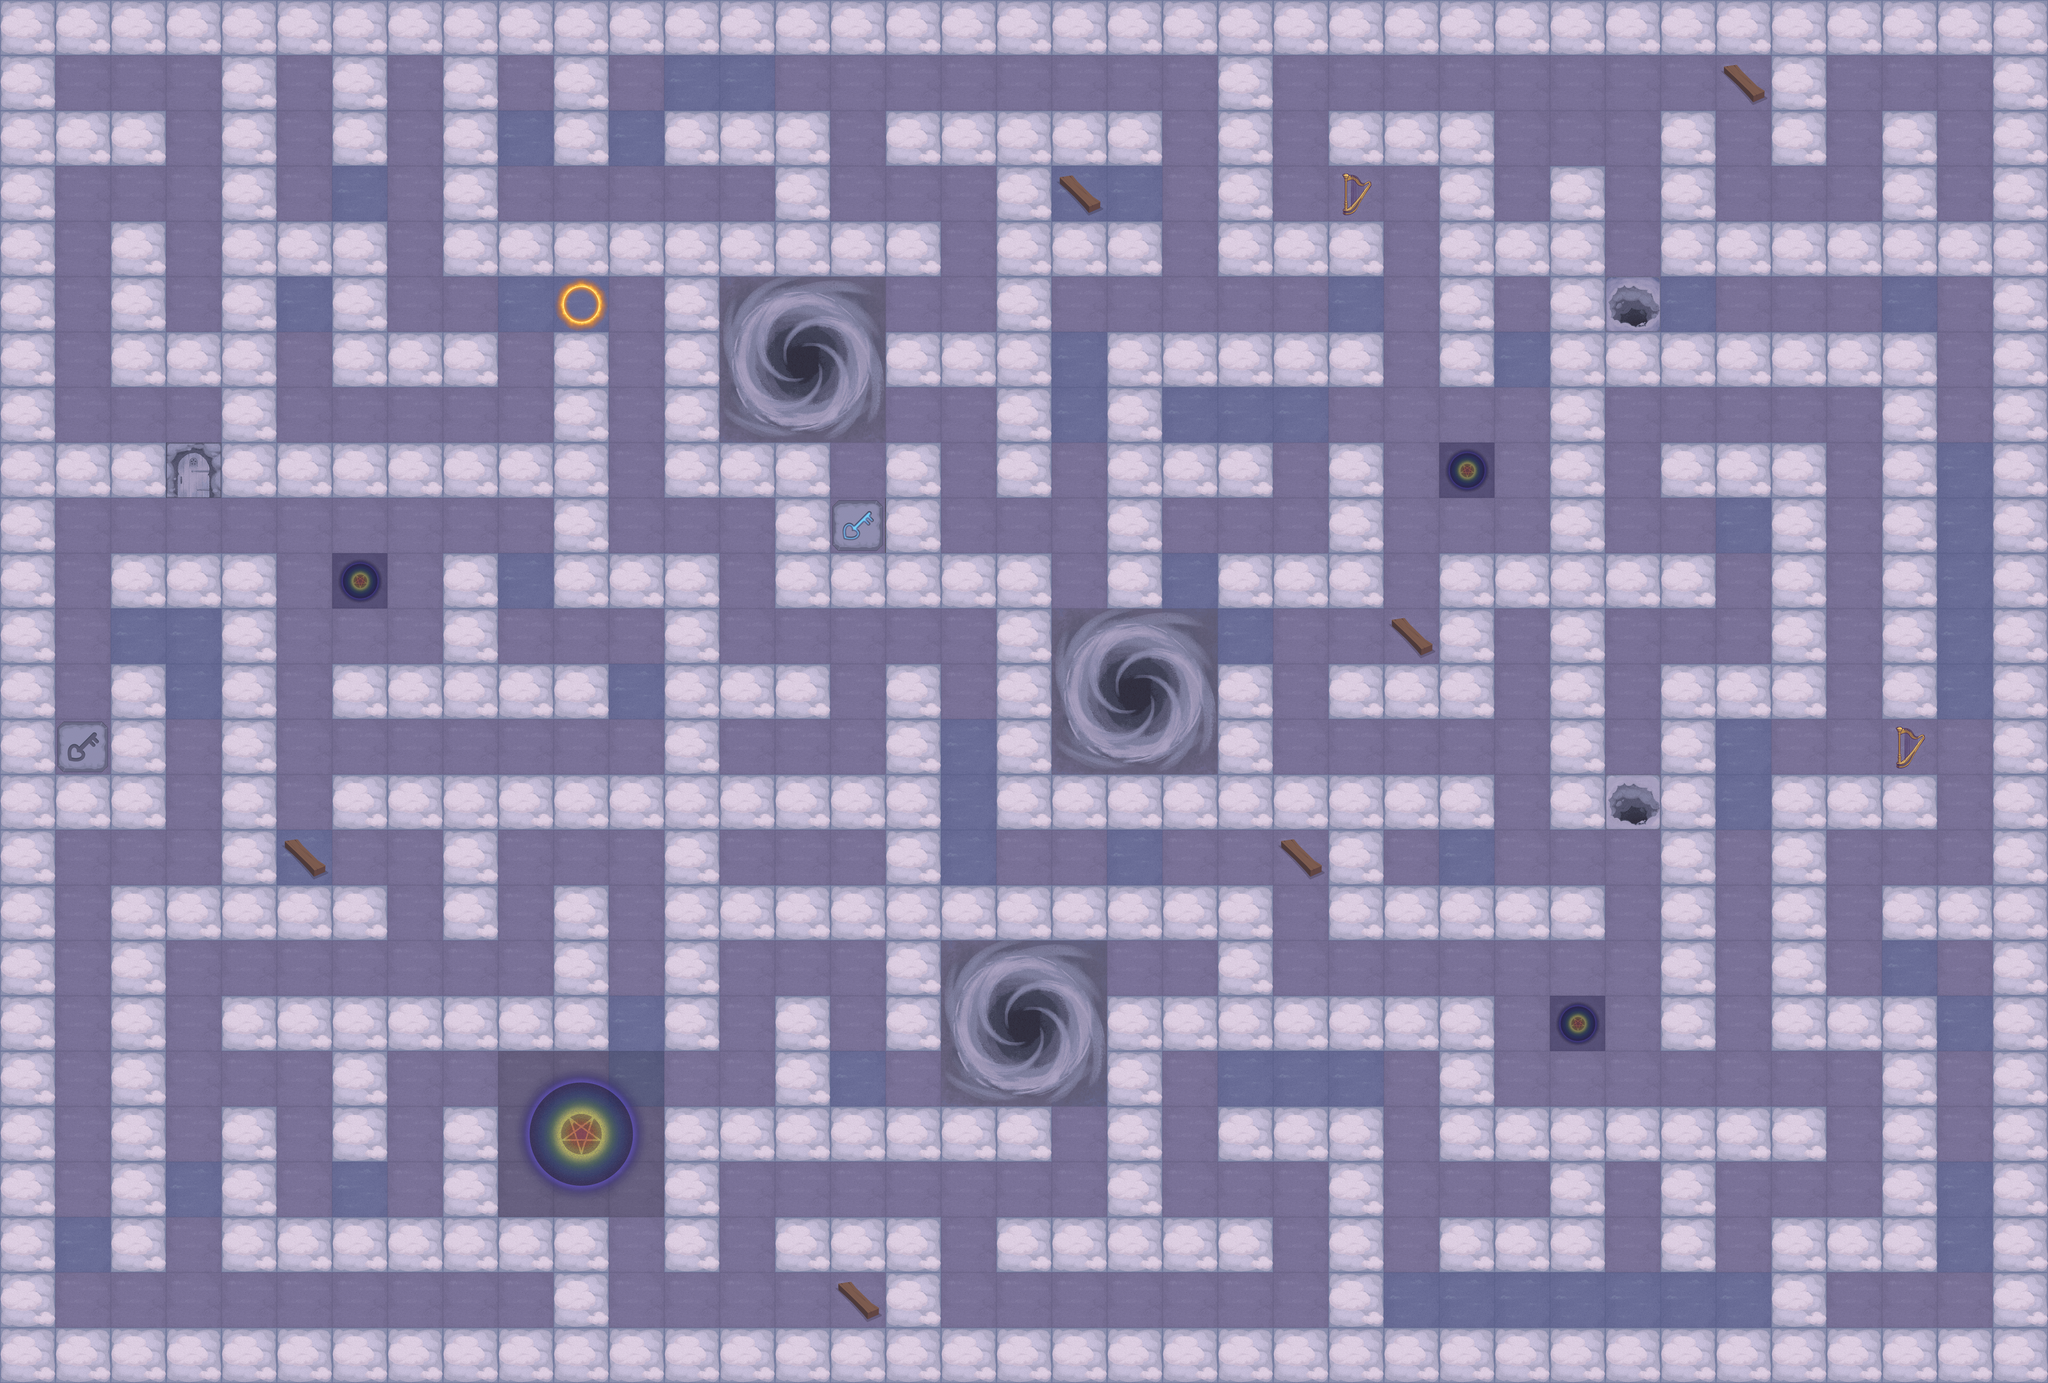

This is a level from a 2D game, rendered from its Tiled map with the project's own tilesets. A one-line summary and the map file follow, with tile-layer data summarised:
An orthogonal 37x25 tile map with 144x144 px tiles, 7 tile layers (wall, lawn, sence, monster, ...), 4 tilesets and 24 objects.

<map version="1.0" tiledversion="2018.05.24" orientation="orthogonal" renderorder="right-down" width="37" height="25" tilewidth="144" tileheight="144" infinite="0" nextlayerid="13" nextobjectid="29">
 <tileset firstgid="1" name="goods" tilewidth="144" tileheight="144" tilecount="3" columns="3">
  <image source="../mapRes/goods.png" width="432" height="144" />
 </tileset>
 <tileset firstgid="4" name="monster" tilewidth="144" tileheight="144" tilecount="36" columns="6">
  <image source="../mapRes/monster.png" width="864" height="864" />
 </tileset>
 <tileset firstgid="40" name="trap_pool_gate" tilewidth="144" tileheight="144" tilecount="60" columns="12">
  <image source="../mapRes/trap_pool_gate.png" width="1728" height="720" />
 </tileset>
 <tileset firstgid="100" name="wall_Ground" tilewidth="144" tileheight="144" tilecount="20" columns="4">
  <image source="../mapRes/wall_Ground.png" width="576" height="720" />
 </tileset>
 <layer id="1" name="wall" width="37" height="25" locked="1">
  <data>[925 cells, 473 non-empty, 1 distinct tile ids]</data>
 </layer>
 <layer id="3" name="lawn" width="37" height="25" locked="1">
  <data>[925 cells, 925 non-empty, 2 distinct tile ids]</data>
 </layer>
 <layer id="9" name="sence" width="37" height="25" locked="1">
  <data>[925 cells, 472 non-empty, 1 distinct tile ids]</data>
 </layer>
 <layer id="5" name="monster" width="37" height="25" locked="1">
  <data>[925 cells, 12 non-empty, 10 distinct tile ids]</data>
 </layer>
 <layer id="6" name="trap" width="37" height="25" locked="1">
  <data>[925 cells, 29 non-empty, 10 distinct tile ids]</data>
 </layer>
 <layer id="7" name="gate" width="37" height="25" locked="1">
  <data>[925 cells, 3 non-empty, 3 distinct tile ids]</data>
 </layer>
 <layer id="8" name="goods" width="37" height="25" locked="1">
  <data>[925 cells, 9 non-empty, 3 distinct tile ids]</data>
 </layer>
 <objectgroup id="11" name="object" locked="1">
  <object id="1" x="720" y="432" width="144" height="144">
   <properties>
    <property name="id" value="101" />
   </properties>
  </object>
  <object id="2" x="4176" y="720" width="144" height="144">
   <properties>
    <property name="id" value="201" />
    <property name="type" value="4" />
   </properties>
  </object>
  <object id="3" x="4176" y="2016" width="144" height="144">
   <properties>
    <property name="id" value="201" />
    <property name="type" value="4" />
   </properties>
  </object>
  <object id="4" x="4032" y="2592" width="144" height="144">
   <properties>
    <property name="id" value="301" />
    <property name="type" value="2" />
   </properties>
  </object>
  <object id="7" x="3744" y="1152" width="144" height="144">
   <properties>
    <property name="id" value="301" />
    <property name="type" value="2" />
   </properties>
  </object>
  <object id="8" x="4464" y="144" width="144" />
  <object id="9" x="4896" y="1872" width="144" height="144">
   <properties>
    <property name="id" value="403" />
   </properties>
  </object>
  <object id="11" x="432" y="1152" width="144" height="144">
   <properties>
    <property name="id" value="404" />
    <property name="type" value="4" />
   </properties>
  </object>
  <object id="12" x="144" y="1872" width="144" height="144">
   <properties>
    <property name="id" value="406" />
    <property name="type" value="4" />
   </properties>
  </object>
  <object id="13" x="864" y="1440" width="144" height="144">
   <properties>
    <property name="id" value="301" />
    <property name="type" value="2" />
   </properties>
  </object>
  <object id="14" x="720" y="2160" width="144" height="144">
   <properties>
    <property name="id" value="401" />
   </properties>
  </object>
  <object id="16" x="1440" y="2880" width="144" height="144">
   <properties>
    <property name="id" value="402" />
    <property name="type" value="2" />
   </properties>
  </object>
  <object id="17" x="2160" y="3312" width="144" height="144">
   <properties>
    <property name="id" value="401" />
   </properties>
  </object>
  <object id="18" x="2592" y="2592" width="144" height="144">
   <properties>
    <property name="id" value="202" />
    <property name="type" value="4" />
   </properties>
  </object>
  <object id="19" x="2880" y="1728" width="144" height="144">
   <properties>
    <property name="id" value="202" />
    <property name="type" value="4" />
   </properties>
  </object>
  <object id="20" x="3312" y="2160" width="144" height="144">
   <properties>
    <property name="id" value="401" />
   </properties>
  </object>
  <object id="21" x="3600" y="1584" width="144" height="144">
   <properties>
    <property name="id" value="401" />
   </properties>
  </object>
  <object id="22" x="2160" y="1296" width="144" height="144">
   <properties>
    <property name="id" value="405" />
    <property name="type" value="4" />
   </properties>
  </object>
  <object id="23" x="1440" y="720" width="144" height="144">
   <properties>
    <property name="id" value="402" />
   </properties>
  </object>
  <object id="24" x="2016" y="864" width="144" height="144">
   <properties>
    <property name="id" value="202" />
    <property name="type" value="4" />
   </properties>
  </object>
  <object id="25" x="2736" y="432" width="144" height="144">
   <properties>
    <property name="id" value="401" />
   </properties>
  </object>
  <object id="26" x="3456" y="432" width="144" height="144">
   <properties>
    <property name="id" value="403" />
   </properties>
  </object>
  <object id="27" x="4464" y="144" width="144" height="144">
   <properties>
    <property name="id" value="401" />
   </properties>
  </object>
 </objectgroup>
 <objectgroup id="12" name="ground" locked="1">
  <object id="28" x="144" y="144">
   <properties>
    <property name="id" value="501" />
    <property name="type" value="4" />
   </properties>
   <polygon points="0,0 5040,0 5040,3312 0,3312" />
  </object>
 </objectgroup>
</map>
